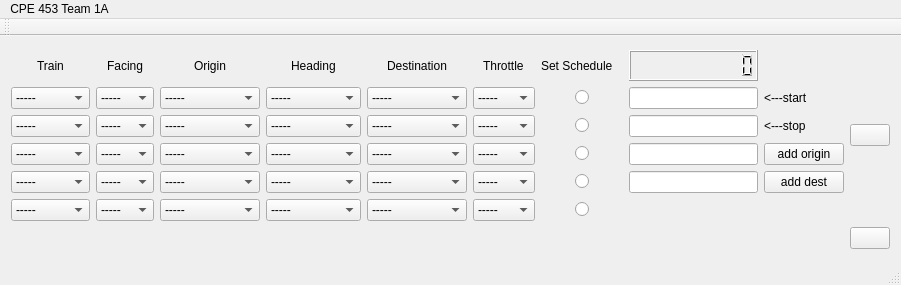
<?xml version="1.0" encoding="UTF-8"?>
<ui version="4.0">
 <class>MainWindow</class>
 <widget class="QMainWindow" name="MainWindow">
  <property name="geometry">
   <rect>
    <x>0</x>
    <y>0</y>
    <width>833</width>
    <height>285</height>
   </rect>
  </property>
  <property name="windowTitle">
   <string>MainWindow</string>
  </property>
  <widget class="QWidget" name="centralWidget">
   <layout class="QGridLayout" name="gridLayout_3">
    <item row="0" column="1">
     <spacer name="verticalSpacer_2">
      <property name="orientation">
       <enum>Qt::Vertical</enum>
      </property>
      <property name="sizeHint" stdset="0">
       <size>
        <width>585</width>
        <height>73</height>
       </size>
      </property>
     </spacer>
    </item>
    <item row="1" column="0">
     <spacer name="horizontalSpacer">
      <property name="orientation">
       <enum>Qt::Horizontal</enum>
      </property>
      <property name="sizeHint" stdset="0">
       <size>
        <width>124</width>
        <height>159</height>
       </size>
      </property>
     </spacer>
    </item>
    <item row="1" column="1">
     <layout class="QGridLayout" name="gridLayout_2">
      <item row="0" column="0">
       <layout class="QGridLayout" name="gridLayout">
        <item row="1" column="1">
         <widget class="QComboBox" name="facingBox1">
          <item>
           <property name="text">
            <string>-----</string>
           </property>
          </item>
          <item>
           <property name="text">
            <string>East</string>
           </property>
          </item>
          <item>
           <property name="text">
            <string>West</string>
           </property>
          </item>
         </widget>
        </item>
        <item row="0" column="0" alignment="Qt::AlignHCenter">
         <widget class="QLabel" name="label">
          <property name="toolTip">
           <string>select engine</string>
          </property>
          <property name="text">
           <string>Train</string>
          </property>
         </widget>
        </item>
        <item row="5" column="0">
         <widget class="QComboBox" name="trainselectBox5">
          <item>
           <property name="text">
            <string>-----</string>
           </property>
          </item>
          <item>
           <property name="text">
            <string>Engine 1</string>
           </property>
          </item>
          <item>
           <property name="text">
            <string>Engine 2</string>
           </property>
          </item>
          <item>
           <property name="text">
            <string>Engine 3</string>
           </property>
          </item>
          <item>
           <property name="text">
            <string>Engine 4</string>
           </property>
          </item>
          <item>
           <property name="text">
            <string>Engine 5</string>
           </property>
          </item>
         </widget>
        </item>
        <item row="5" column="6" alignment="Qt::AlignHCenter">
         <widget class="QRadioButton" name="setButton5">
          <property name="maximumSize">
           <size>
            <width>15</width>
            <height>15</height>
           </size>
          </property>
          <property name="text">
           <string/>
          </property>
          <property name="autoExclusive">
           <bool>false</bool>
          </property>
         </widget>
        </item>
        <item row="5" column="4">
         <widget class="QComboBox" name="destBox5">
          <item>
           <property name="text">
            <string>-----</string>
           </property>
          </item>
          <item>
           <property name="text">
            <string>End Siding 1</string>
           </property>
          </item>
          <item>
           <property name="text">
            <string>End Siding 2</string>
           </property>
          </item>
          <item>
           <property name="text">
            <string>End Siding 3</string>
           </property>
          </item>
          <item>
           <property name="text">
            <string>End Siding 4</string>
           </property>
          </item>
          <item>
           <property name="text">
            <string>End Siding 5</string>
           </property>
          </item>
          <item>
           <property name="text">
            <string>End Siding 6</string>
           </property>
          </item>
          <item>
           <property name="text">
            <string>End Siding 7</string>
           </property>
          </item>
         </widget>
        </item>
        <item row="5" column="5">
         <widget class="QComboBox" name="throttleBox5">
          <item>
           <property name="text">
            <string>-----</string>
           </property>
          </item>
          <item>
           <property name="text">
            <string>25%</string>
           </property>
          </item>
          <item>
           <property name="text">
            <string>50%</string>
           </property>
          </item>
          <item>
           <property name="text">
            <string>75%</string>
           </property>
          </item>
          <item>
           <property name="text">
            <string>100%</string>
           </property>
          </item>
         </widget>
        </item>
        <item row="4" column="5">
         <widget class="QComboBox" name="throttleBox4">
          <item>
           <property name="text">
            <string>-----</string>
           </property>
          </item>
          <item>
           <property name="text">
            <string>25%</string>
           </property>
          </item>
          <item>
           <property name="text">
            <string>50%</string>
           </property>
          </item>
          <item>
           <property name="text">
            <string>75%</string>
           </property>
          </item>
          <item>
           <property name="text">
            <string>100%</string>
           </property>
          </item>
         </widget>
        </item>
        <item row="0" column="6" alignment="Qt::AlignHCenter">
         <widget class="QLabel" name="label_5">
          <property name="minimumSize">
           <size>
            <width>82</width>
            <height>28</height>
           </size>
          </property>
          <property name="toolTip">
           <string>lock in route</string>
          </property>
          <property name="text">
           <string>Set Schedule</string>
          </property>
         </widget>
        </item>
        <item row="1" column="5">
         <widget class="QComboBox" name="throttleBox1">
          <item>
           <property name="text">
            <string>-----</string>
           </property>
          </item>
          <item>
           <property name="text">
            <string>25%</string>
           </property>
          </item>
          <item>
           <property name="text">
            <string>50%</string>
           </property>
          </item>
          <item>
           <property name="text">
            <string>75%</string>
           </property>
          </item>
          <item>
           <property name="text">
            <string>100%</string>
           </property>
          </item>
         </widget>
        </item>
        <item row="0" column="4" alignment="Qt::AlignHCenter">
         <widget class="QLabel" name="label_3">
          <property name="toolTip">
           <string>end location</string>
          </property>
          <property name="text">
           <string>Destination</string>
          </property>
         </widget>
        </item>
        <item row="2" column="4">
         <widget class="QComboBox" name="destBox2">
          <item>
           <property name="text">
            <string>-----</string>
           </property>
          </item>
          <item>
           <property name="text">
            <string>End Siding 1</string>
           </property>
          </item>
          <item>
           <property name="text">
            <string>End Siding 2</string>
           </property>
          </item>
          <item>
           <property name="text">
            <string>End Siding 3</string>
           </property>
          </item>
          <item>
           <property name="text">
            <string>End Siding 4</string>
           </property>
          </item>
          <item>
           <property name="text">
            <string>End Siding 5</string>
           </property>
          </item>
          <item>
           <property name="text">
            <string>End Siding 6</string>
           </property>
          </item>
          <item>
           <property name="text">
            <string>End Siding 7</string>
           </property>
          </item>
         </widget>
        </item>
        <item row="2" column="2">
         <widget class="QComboBox" name="originBox2">
          <item>
           <property name="text">
            <string>-----</string>
           </property>
          </item>
          <item>
           <property name="text">
            <string>End Siding 1</string>
           </property>
          </item>
          <item>
           <property name="text">
            <string>End Siding 2</string>
           </property>
          </item>
          <item>
           <property name="text">
            <string>End Siding 3</string>
           </property>
          </item>
          <item>
           <property name="text">
            <string>End Siding 4</string>
           </property>
          </item>
          <item>
           <property name="text">
            <string>End Siding 5</string>
           </property>
          </item>
          <item>
           <property name="text">
            <string>End Siding 6</string>
           </property>
          </item>
          <item>
           <property name="text">
            <string>End Siding 7</string>
           </property>
          </item>
         </widget>
        </item>
        <item row="1" column="6" alignment="Qt::AlignHCenter">
         <widget class="QRadioButton" name="setButton1">
          <property name="maximumSize">
           <size>
            <width>15</width>
            <height>15</height>
           </size>
          </property>
          <property name="text">
           <string/>
          </property>
          <property name="autoExclusive">
           <bool>false</bool>
          </property>
         </widget>
        </item>
        <item row="1" column="7">
         <widget class="QLineEdit" name="startlineEdit1"/>
        </item>
        <item row="2" column="6" alignment="Qt::AlignHCenter">
         <widget class="QRadioButton" name="setButton2">
          <property name="maximumSize">
           <size>
            <width>15</width>
            <height>15</height>
           </size>
          </property>
          <property name="text">
           <string/>
          </property>
          <property name="autoExclusive">
           <bool>false</bool>
          </property>
         </widget>
        </item>
        <item row="1" column="4">
         <widget class="QComboBox" name="destBox1">
          <item>
           <property name="text">
            <string>-----</string>
           </property>
          </item>
          <item>
           <property name="text">
            <string>End Siding 1</string>
           </property>
          </item>
          <item>
           <property name="text">
            <string>End Siding 2</string>
           </property>
          </item>
          <item>
           <property name="text">
            <string>End Siding 3</string>
           </property>
          </item>
          <item>
           <property name="text">
            <string>End Siding 4</string>
           </property>
          </item>
          <item>
           <property name="text">
            <string>End Siding 5</string>
           </property>
          </item>
          <item>
           <property name="text">
            <string>End Siding 6</string>
           </property>
          </item>
          <item>
           <property name="text">
            <string>End Siding 7</string>
           </property>
          </item>
         </widget>
        </item>
        <item row="1" column="2">
         <widget class="QComboBox" name="originBox1">
          <item>
           <property name="text">
            <string>-----</string>
           </property>
          </item>
          <item>
           <property name="text">
            <string>End Siding 1</string>
           </property>
          </item>
          <item>
           <property name="text">
            <string>End Siding 2</string>
           </property>
          </item>
          <item>
           <property name="text">
            <string>End Siding 3</string>
           </property>
          </item>
          <item>
           <property name="text">
            <string>End Siding 4</string>
           </property>
          </item>
          <item>
           <property name="text">
            <string>End Siding 5</string>
           </property>
          </item>
          <item>
           <property name="text">
            <string>End Siding 6</string>
           </property>
          </item>
          <item>
           <property name="text">
            <string>End Siding 7</string>
           </property>
          </item>
         </widget>
        </item>
        <item row="2" column="0">
         <widget class="QComboBox" name="trainselectBox2">
          <item>
           <property name="text">
            <string>-----</string>
           </property>
          </item>
          <item>
           <property name="text">
            <string>Engine 1</string>
           </property>
          </item>
          <item>
           <property name="text">
            <string>Engine 2</string>
           </property>
          </item>
          <item>
           <property name="text">
            <string>Engine 3</string>
           </property>
          </item>
          <item>
           <property name="text">
            <string>Engine 4</string>
           </property>
          </item>
          <item>
           <property name="text">
            <string>Engine 5</string>
           </property>
          </item>
         </widget>
        </item>
        <item row="0" column="2" alignment="Qt::AlignHCenter">
         <widget class="QLabel" name="label_2">
          <property name="toolTip">
           <string>start location</string>
          </property>
          <property name="text">
           <string>Origin</string>
          </property>
         </widget>
        </item>
        <item row="3" column="2">
         <widget class="QComboBox" name="originBox3">
          <item>
           <property name="text">
            <string>-----</string>
           </property>
          </item>
          <item>
           <property name="text">
            <string>End Siding 1</string>
           </property>
          </item>
          <item>
           <property name="text">
            <string>End Siding 2</string>
           </property>
          </item>
          <item>
           <property name="text">
            <string>End Siding 3</string>
           </property>
          </item>
          <item>
           <property name="text">
            <string>End Siding 4</string>
           </property>
          </item>
          <item>
           <property name="text">
            <string>End Siding 5</string>
           </property>
          </item>
          <item>
           <property name="text">
            <string>End Siding 6</string>
           </property>
          </item>
          <item>
           <property name="text">
            <string>End Siding 7</string>
           </property>
          </item>
         </widget>
        </item>
        <item row="4" column="0">
         <widget class="QComboBox" name="trainselectBox4">
          <item>
           <property name="text">
            <string>-----</string>
           </property>
          </item>
          <item>
           <property name="text">
            <string>Engine 1</string>
           </property>
          </item>
          <item>
           <property name="text">
            <string>Engine 2</string>
           </property>
          </item>
          <item>
           <property name="text">
            <string>Engine 3</string>
           </property>
          </item>
          <item>
           <property name="text">
            <string>Engine 4</string>
           </property>
          </item>
          <item>
           <property name="text">
            <string>Engine 5</string>
           </property>
          </item>
         </widget>
        </item>
        <item row="1" column="0">
         <widget class="QComboBox" name="trainselectBox1">
          <property name="editable">
           <bool>false</bool>
          </property>
          <item>
           <property name="text">
            <string>-----</string>
           </property>
          </item>
          <item>
           <property name="text">
            <string>Engine 1</string>
           </property>
          </item>
          <item>
           <property name="text">
            <string>Engine 2</string>
           </property>
          </item>
          <item>
           <property name="text">
            <string>Engine 3</string>
           </property>
          </item>
          <item>
           <property name="text">
            <string>Engine 4</string>
           </property>
          </item>
          <item>
           <property name="text">
            <string>Engine 5</string>
           </property>
          </item>
         </widget>
        </item>
        <item row="3" column="0">
         <widget class="QComboBox" name="trainselectBox3">
          <item>
           <property name="text">
            <string>-----</string>
           </property>
          </item>
          <item>
           <property name="text">
            <string>Engine 1</string>
           </property>
          </item>
          <item>
           <property name="text">
            <string>Engine 2</string>
           </property>
          </item>
          <item>
           <property name="text">
            <string>Engine 3</string>
           </property>
          </item>
          <item>
           <property name="text">
            <string>Engine 4</string>
           </property>
          </item>
          <item>
           <property name="text">
            <string>Engine 5</string>
           </property>
          </item>
         </widget>
        </item>
        <item row="0" column="5" alignment="Qt::AlignHCenter">
         <widget class="QLabel" name="label_4">
          <property name="toolTip">
           <string>speed</string>
          </property>
          <property name="text">
           <string>Throttle</string>
          </property>
         </widget>
        </item>
        <item row="3" column="4">
         <widget class="QComboBox" name="destBox3">
          <item>
           <property name="text">
            <string>-----</string>
           </property>
          </item>
          <item>
           <property name="text">
            <string>End Siding 1</string>
           </property>
          </item>
          <item>
           <property name="text">
            <string>End Siding 2</string>
           </property>
          </item>
          <item>
           <property name="text">
            <string>End Siding 3</string>
           </property>
          </item>
          <item>
           <property name="text">
            <string>End Siding 4</string>
           </property>
          </item>
          <item>
           <property name="text">
            <string>End Siding 5</string>
           </property>
          </item>
          <item>
           <property name="text">
            <string>End Siding 6</string>
           </property>
          </item>
          <item>
           <property name="text">
            <string>End Siding 7</string>
           </property>
          </item>
         </widget>
        </item>
        <item row="3" column="5">
         <widget class="QComboBox" name="throttleBox3">
          <item>
           <property name="text">
            <string>-----</string>
           </property>
          </item>
          <item>
           <property name="text">
            <string>25%</string>
           </property>
          </item>
          <item>
           <property name="text">
            <string>50%</string>
           </property>
          </item>
          <item>
           <property name="text">
            <string>75%</string>
           </property>
          </item>
          <item>
           <property name="text">
            <string>100%</string>
           </property>
          </item>
         </widget>
        </item>
        <item row="3" column="6" alignment="Qt::AlignHCenter">
         <widget class="QRadioButton" name="setButton3">
          <property name="maximumSize">
           <size>
            <width>15</width>
            <height>15</height>
           </size>
          </property>
          <property name="text">
           <string/>
          </property>
          <property name="autoExclusive">
           <bool>false</bool>
          </property>
         </widget>
        </item>
        <item row="2" column="5">
         <widget class="QComboBox" name="throttleBox2">
          <item>
           <property name="text">
            <string>-----</string>
           </property>
          </item>
          <item>
           <property name="text">
            <string>25%</string>
           </property>
          </item>
          <item>
           <property name="text">
            <string>50%</string>
           </property>
          </item>
          <item>
           <property name="text">
            <string>75%</string>
           </property>
          </item>
          <item>
           <property name="text">
            <string>100%</string>
           </property>
          </item>
         </widget>
        </item>
        <item row="4" column="4">
         <widget class="QComboBox" name="destBox4">
          <item>
           <property name="text">
            <string>-----</string>
           </property>
          </item>
          <item>
           <property name="text">
            <string>End Siding 1</string>
           </property>
          </item>
          <item>
           <property name="text">
            <string>End Siding 2</string>
           </property>
          </item>
          <item>
           <property name="text">
            <string>End Siding 3</string>
           </property>
          </item>
          <item>
           <property name="text">
            <string>End Siding 4</string>
           </property>
          </item>
          <item>
           <property name="text">
            <string>End Siding 5</string>
           </property>
          </item>
          <item>
           <property name="text">
            <string>End Siding 6</string>
           </property>
          </item>
          <item>
           <property name="text">
            <string>End Siding 7</string>
           </property>
          </item>
         </widget>
        </item>
        <item row="5" column="2">
         <widget class="QComboBox" name="originBox5">
          <item>
           <property name="text">
            <string>-----</string>
           </property>
          </item>
          <item>
           <property name="text">
            <string>End Siding 1</string>
           </property>
          </item>
          <item>
           <property name="text">
            <string>End Siding 2</string>
           </property>
          </item>
          <item>
           <property name="text">
            <string>End Siding 3</string>
           </property>
          </item>
          <item>
           <property name="text">
            <string>End Siding 4</string>
           </property>
          </item>
          <item>
           <property name="text">
            <string>End Siding 5</string>
           </property>
          </item>
          <item>
           <property name="text">
            <string>End Siding 6</string>
           </property>
          </item>
          <item>
           <property name="text">
            <string>End Siding 7</string>
           </property>
          </item>
         </widget>
        </item>
        <item row="4" column="2">
         <widget class="QComboBox" name="originBox4">
          <item>
           <property name="text">
            <string>-----</string>
           </property>
          </item>
          <item>
           <property name="text">
            <string>End Siding 1</string>
           </property>
          </item>
          <item>
           <property name="text">
            <string>End Siding 2</string>
           </property>
          </item>
          <item>
           <property name="text">
            <string>End Siding 3</string>
           </property>
          </item>
          <item>
           <property name="text">
            <string>End Siding 4</string>
           </property>
          </item>
          <item>
           <property name="text">
            <string>End Siding 5</string>
           </property>
          </item>
          <item>
           <property name="text">
            <string>End Siding 6</string>
           </property>
          </item>
          <item>
           <property name="text">
            <string>End Siding 7</string>
           </property>
          </item>
         </widget>
        </item>
        <item row="2" column="7">
         <widget class="QLineEdit" name="stoplineEdit2"/>
        </item>
        <item row="0" column="7">
         <layout class="QVBoxLayout" name="verticalLayout">
          <item>
           <widget class="QLCDNumber" name="lcdNumber">
            <property name="minimumSize">
             <size>
              <width>129</width>
              <height>31</height>
             </size>
            </property>
            <property name="digitCount">
             <number>10</number>
            </property>
           </widget>
          </item>
         </layout>
        </item>
        <item row="1" column="8">
         <widget class="QLabel" name="label_6">
          <property name="text">
           <string>&lt;---start</string>
          </property>
         </widget>
        </item>
        <item row="4" column="7">
         <widget class="QLineEdit" name="adddestlineEdit4"/>
        </item>
        <item row="4" column="8">
         <widget class="QPushButton" name="destButton">
          <property name="text">
           <string>add dest</string>
          </property>
         </widget>
        </item>
        <item row="3" column="7">
         <widget class="QLineEdit" name="addorlineEdit3"/>
        </item>
        <item row="2" column="8">
         <widget class="QLabel" name="label_7">
          <property name="text">
           <string>&lt;---stop</string>
          </property>
         </widget>
        </item>
        <item row="3" column="8">
         <widget class="QPushButton" name="occButton">
          <property name="text">
           <string>add origin</string>
          </property>
         </widget>
        </item>
        <item row="1" column="3">
         <widget class="QComboBox" name="headingBox1">
          <item>
           <property name="text">
            <string>-----</string>
           </property>
          </item>
          <item>
           <property name="text">
            <string>East Bound</string>
           </property>
          </item>
          <item>
           <property name="text">
            <string>West Bound</string>
           </property>
          </item>
         </widget>
        </item>
        <item row="0" column="1" alignment="Qt::AlignHCenter">
         <widget class="QLabel" name="label_8">
          <property name="toolTip">
           <string>train orientation</string>
          </property>
          <property name="text">
           <string>Facing</string>
          </property>
         </widget>
        </item>
        <item row="0" column="3" alignment="Qt::AlignHCenter">
         <widget class="QLabel" name="label_9">
          <property name="toolTip">
           <string>cardinal direction</string>
          </property>
          <property name="text">
           <string>Heading</string>
          </property>
         </widget>
        </item>
        <item row="2" column="1">
         <widget class="QComboBox" name="facingBox2">
          <item>
           <property name="text">
            <string>-----</string>
           </property>
          </item>
          <item>
           <property name="text">
            <string>East</string>
           </property>
          </item>
          <item>
           <property name="text">
            <string>West</string>
           </property>
          </item>
         </widget>
        </item>
        <item row="3" column="1">
         <widget class="QComboBox" name="facingBox3">
          <item>
           <property name="text">
            <string>-----</string>
           </property>
          </item>
          <item>
           <property name="text">
            <string>East</string>
           </property>
          </item>
          <item>
           <property name="text">
            <string>West</string>
           </property>
          </item>
         </widget>
        </item>
        <item row="4" column="1">
         <widget class="QComboBox" name="facingBox4">
          <item>
           <property name="text">
            <string>-----</string>
           </property>
          </item>
          <item>
           <property name="text">
            <string>East</string>
           </property>
          </item>
          <item>
           <property name="text">
            <string>West</string>
           </property>
          </item>
         </widget>
        </item>
        <item row="5" column="1">
         <widget class="QComboBox" name="facingBox5">
          <item>
           <property name="text">
            <string>-----</string>
           </property>
          </item>
          <item>
           <property name="text">
            <string>East</string>
           </property>
          </item>
          <item>
           <property name="text">
            <string>West</string>
           </property>
          </item>
         </widget>
        </item>
        <item row="2" column="3">
         <widget class="QComboBox" name="headingBox2">
          <item>
           <property name="text">
            <string>-----</string>
           </property>
          </item>
          <item>
           <property name="text">
            <string>East Bound</string>
           </property>
          </item>
          <item>
           <property name="text">
            <string>West Bound</string>
           </property>
          </item>
         </widget>
        </item>
        <item row="3" column="3">
         <widget class="QComboBox" name="headingBox3">
          <item>
           <property name="text">
            <string>-----</string>
           </property>
          </item>
          <item>
           <property name="text">
            <string>East Bound</string>
           </property>
          </item>
          <item>
           <property name="text">
            <string>West Bound</string>
           </property>
          </item>
         </widget>
        </item>
        <item row="4" column="3">
         <widget class="QComboBox" name="headingBox4">
          <item>
           <property name="text">
            <string>-----</string>
           </property>
          </item>
          <item>
           <property name="text">
            <string>East Bound</string>
           </property>
          </item>
          <item>
           <property name="text">
            <string>West Bound</string>
           </property>
          </item>
         </widget>
        </item>
        <item row="5" column="3">
         <widget class="QComboBox" name="headingBox5">
          <item>
           <property name="text">
            <string>-----</string>
           </property>
          </item>
          <item>
           <property name="text">
            <string>East Bound</string>
           </property>
          </item>
          <item>
           <property name="text">
            <string>West Bound</string>
           </property>
          </item>
         </widget>
        </item>
        <item row="4" column="6" alignment="Qt::AlignHCenter">
         <widget class="QRadioButton" name="setButton4">
          <property name="maximumSize">
           <size>
            <width>15</width>
            <height>15</height>
           </size>
          </property>
          <property name="text">
           <string/>
          </property>
          <property name="autoExclusive">
           <bool>false</bool>
          </property>
         </widget>
        </item>
       </layout>
      </item>
      <item row="0" column="1">
       <widget class="QPushButton" name="startButton">
        <property name="text">
         <string/>
        </property>
       </widget>
      </item>
      <item row="1" column="1">
       <widget class="QPushButton" name="stopButton">
        <property name="text">
         <string/>
        </property>
       </widget>
      </item>
     </layout>
    </item>
    <item row="1" column="2">
     <spacer name="horizontalSpacer_2">
      <property name="orientation">
       <enum>Qt::Horizontal</enum>
      </property>
      <property name="sizeHint" stdset="0">
       <size>
        <width>124</width>
        <height>159</height>
       </size>
      </property>
     </spacer>
    </item>
    <item row="2" column="1">
     <spacer name="verticalSpacer">
      <property name="orientation">
       <enum>Qt::Vertical</enum>
      </property>
      <property name="sizeHint" stdset="0">
       <size>
        <width>585</width>
        <height>72</height>
       </size>
      </property>
     </spacer>
    </item>
   </layout>
   <zorder>verticalSpacer</zorder>
   <zorder>horizontalSpacer</zorder>
   <zorder>verticalSpacer_2</zorder>
   <zorder>horizontalSpacer_2</zorder>
  </widget>
  <widget class="QMenuBar" name="menuBar">
   <property name="geometry">
    <rect>
     <x>0</x>
     <y>0</y>
     <width>833</width>
     <height>21</height>
    </rect>
   </property>
   <widget class="QMenu" name="menuCPE_453_Team_1A">
    <property name="toolTip">
     <string>save/load configuration settings</string>
    </property>
    <property name="title">
     <string>CPE 453 Team 1A</string>
    </property>
   </widget>
   <addaction name="menuCPE_453_Team_1A"/>
  </widget>
  <widget class="QToolBar" name="mainToolBar">
   <attribute name="toolBarArea">
    <enum>TopToolBarArea</enum>
   </attribute>
   <attribute name="toolBarBreak">
    <bool>false</bool>
   </attribute>
  </widget>
  <widget class="QStatusBar" name="statusBar"/>
 </widget>
 <layoutdefault spacing="6" margin="11"/>
 <resources/>
 <connections/>
</ui>
